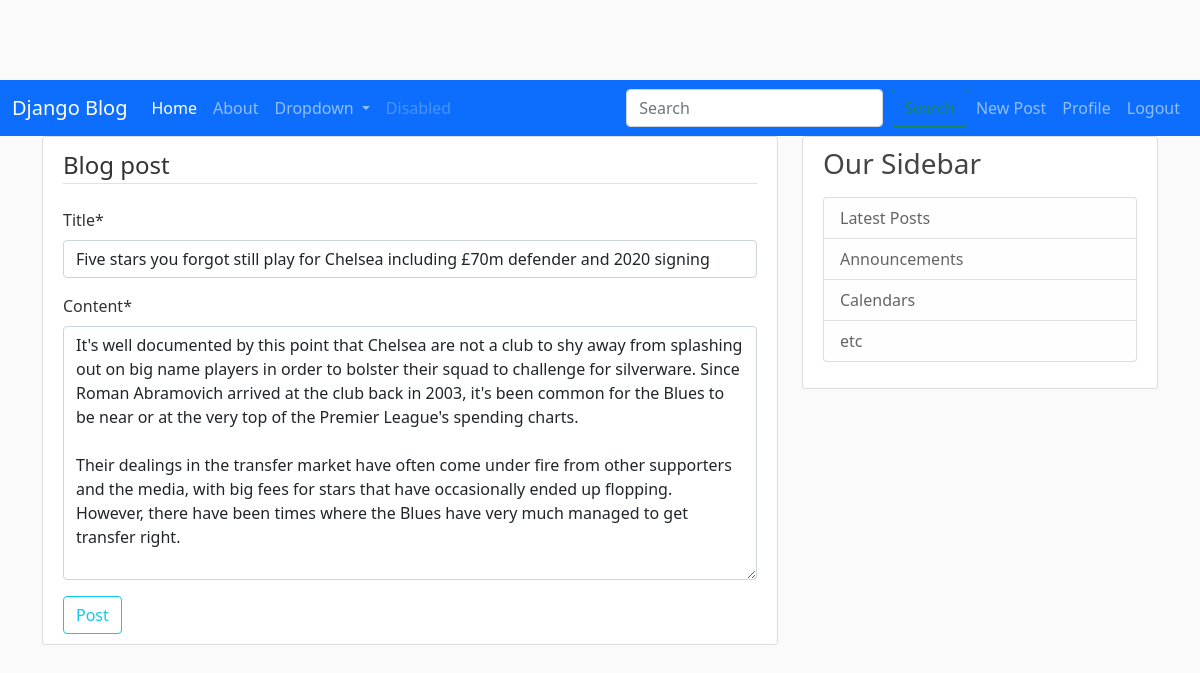
/post/13/update/ (signed in), run on the app's committed database.
### myblog/models.py (models this page shows, shortened)
class Post(models.Model):
    title = models.CharField(max_length=100)
    content = models.TextField()
    date_posted = models.DateTimeField(default=timezone.now)
    author = models.ForeignKey(User, on_delete=models.CASCADE)

### myblog/views.py (the view, shortened to what this page needs)
# urls.py: path('post/<int:pk>/update/', PostUpdateView.as_view(), name='post-update'),
class PostUpdateView(LoginRequiredMixin, UserPassesTestMixin, UpdateView):
    model = Post
    fields = ['title', 'content']
    def test_func(self):
        post = self.get_object()
        if self.request.user == post.author:
            return True
        return False

### myblog/templates/myblog/post_form.html (shortened to what this page needs)
{% extends "myblog/base.html" %}
{% load crispy_forms_tags %}
  {% block content %}
    <div class='content-section'>
        <form method='POST'>
            <fieldset class='form-group'>
                <legend class='border-bottom mb-4'>Blog post</legend>
                {{ form|crispy }}
            </fieldset>
            <div class='form-group'>
                <button class='btn btn-outline-info' type='submit'>Post</button>
            </div>
        </form>
    </div>
  {% endblock content %}

### myblog/static/myblog/main.css (style rules this page uses)
body { background: #fafafa; color: #333333; margin-top: 5rem; }
.content-section { background: #ffffff; padding: 10px 20px; border: 1px solid #dddddd; border-radius: 3px; margin-bottom: 20px; }

### data on the page
Post: title "Five stars you forgot still play for Chelsea including £70m defender and 2020 signing", content "It's well documented by this point that Chelsea are not a club to shy away from splashing out on big name players in order to bolster their squad to challenge for silverware. Since Roman Abramovich arrived at the club back in 2003, it's been common for the Blues to be near or at the very top of the Premier League's spending charts. Their dealings in the transfer market have often come under fire from other supporters and the media, with big fees for stars that have occasionally ended up flopping. However, there have been times where the Blues have very much managed to get transfer right."
